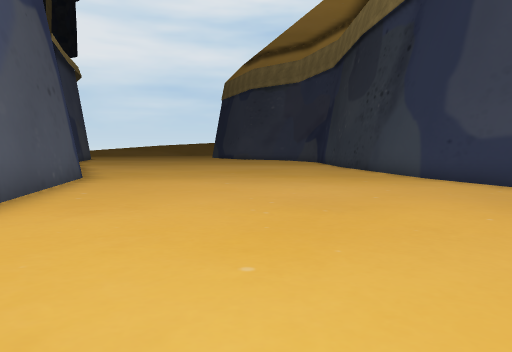
[1] (above)

19 first-person views from a walk through a 3-D level made in the Unity game engine. The camera is 1.5 m above the floor, tilts 4° down and sees 70° across. The floor is counted in squares, 2 m on a side. Each view is taken from the middle of a square. On the plan, view 1 faces up. The plan holds only what a view shows up to about 11 squares ahead; the rest is blank. The place goes on beyond the plan. The player is left out. Some animated figures are left out. Some surface patterns are stand-ins.

[2]
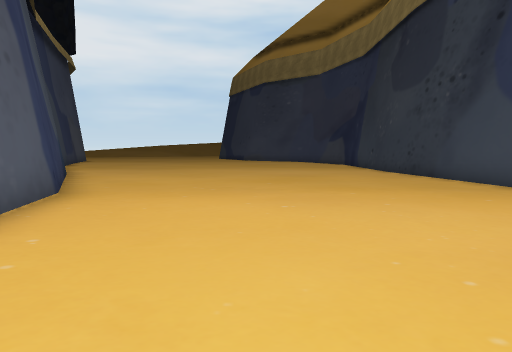

[3]
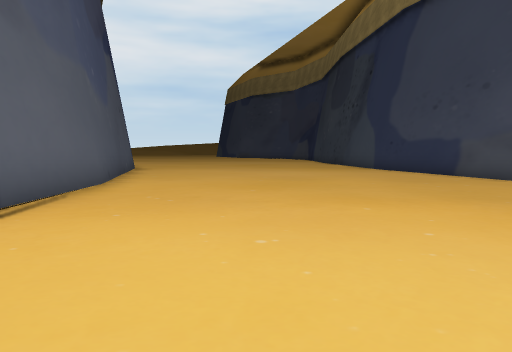

[4]
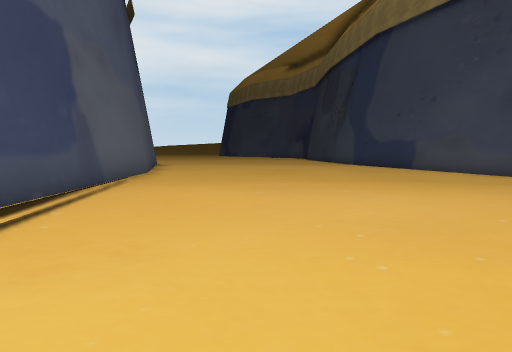

[5]
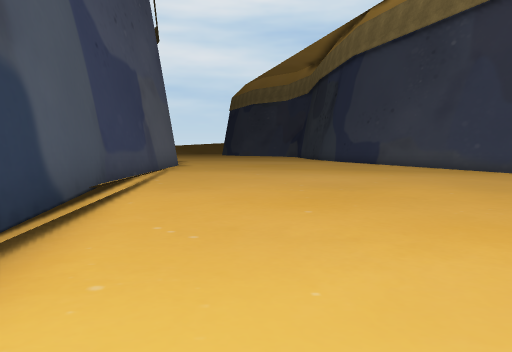

[6]
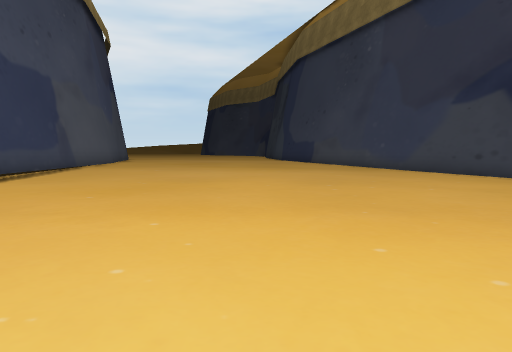

[7]
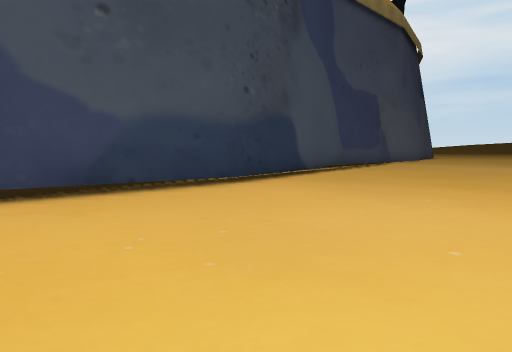

[8]
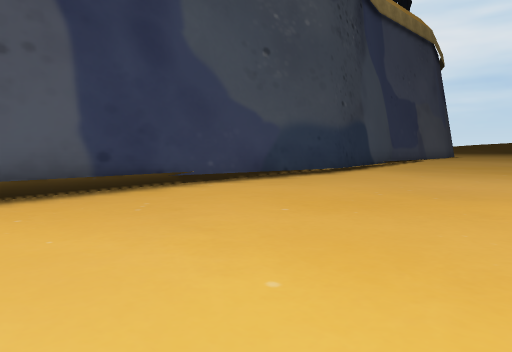

[9]
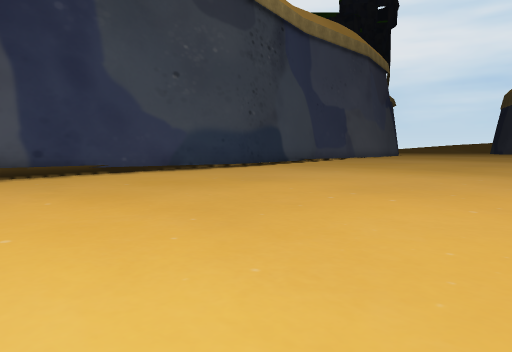

[10]
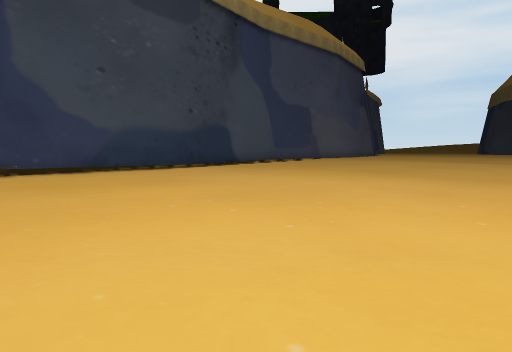

[11]
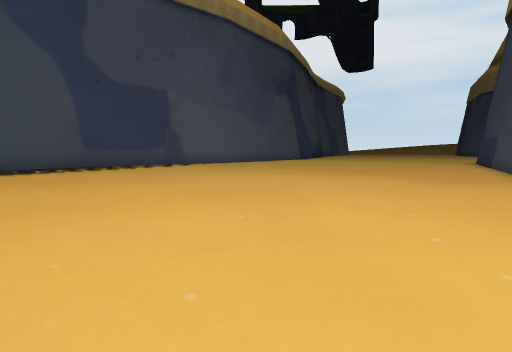

[12]
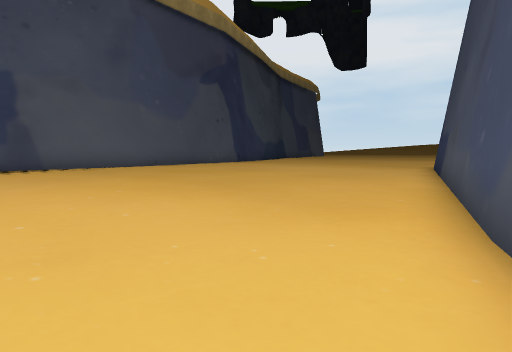

[13]
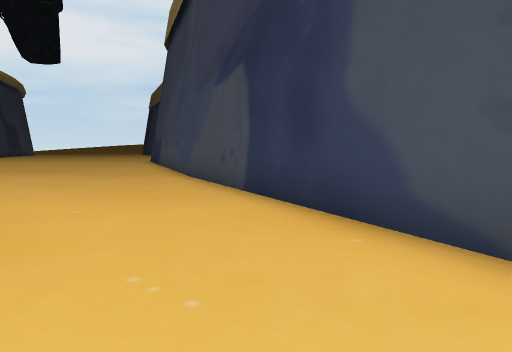

[14]
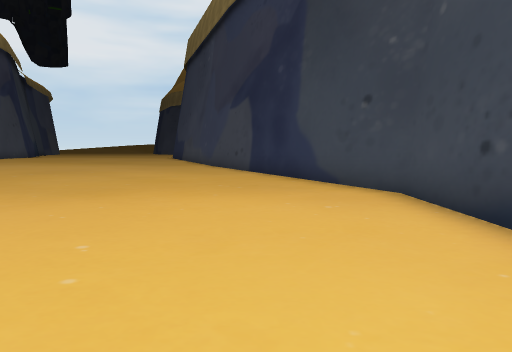

[15]
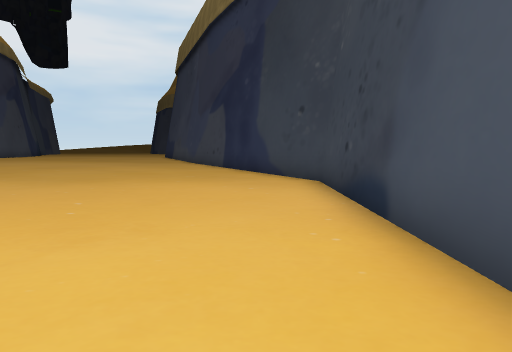

[16]
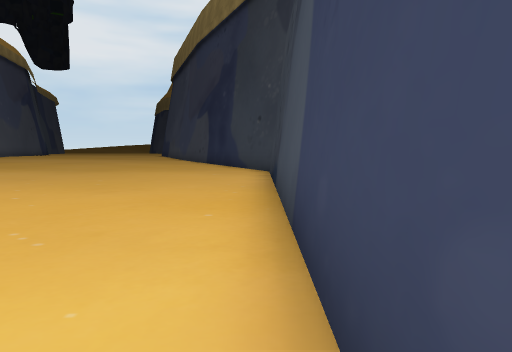

[17]
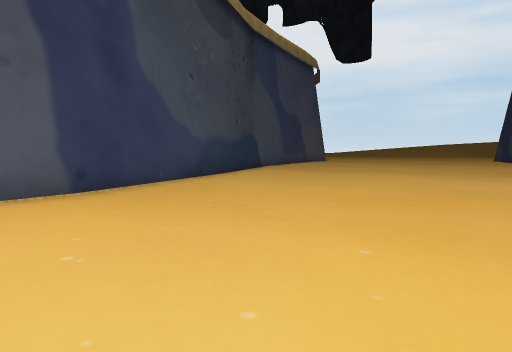

[18]
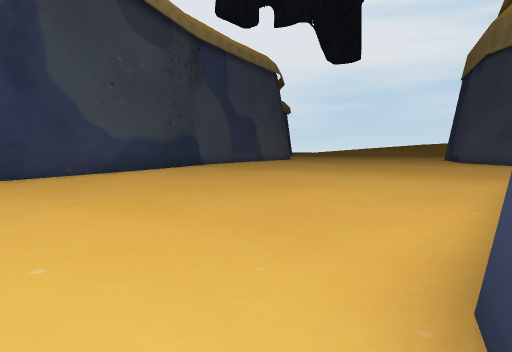

[19]
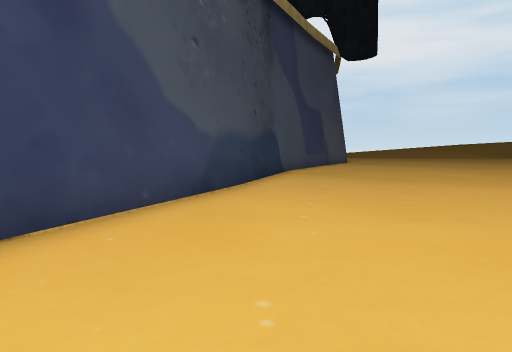

### Floor plan
Key: @ floor where view 1 was taken; # wall or solid block; . main floor; - floor 0.25 m lower than the main floor; _ floor 0.5 m lower than the main floor; / step, stairs or slope.
Columns run from 8 left of view 1 to 13 right of it. Each row starts with its distance up from view 1.
 15 #...........
 14 ##..........##
 13  #...........#
 12  ##..........#
 11   #..........#
 10   ##.........#
  9    #.........##
  8    ##.........#
  7     #.........#
  6     #.........##
  5     #..........#
  4     #..........##
  3     ##.........-#
  2      #........--#
  1      #........--##
  0      #..@.....---#
 -1      #.......----##
 -2      #.......-----#
 -3      #......------##
 -4      #/....--------#
 -5      #/..----------##
 -6      ##.------------#
 -7       #-------------#
 -8       #-------------_#
 -9       #------------__#
-10       #-----------___#
-11       #---------_____#
-12       #--------______#
-13       #-------_______#
-14      ##-----_________#
-15      #/---___________#
-16      #/---___________#
-17      #/_-____________#
-18      ##__________  __#
-19          ________   _

Positions as (right, up) in squares from view 1, and headings:
1: (0, 0), facing up
2: (-1, 3), facing up
3: (0, -4), facing up
4: (0, -7), facing up
5: (0, -11), facing up
6: (3, -12), facing up
7: (4, -15), facing up-left
8: (4, -19), facing up-left
9: (8, -19), facing up-left
10: (9, -17), facing up-left
11: (9, -8), facing up-left
12: (9, -3), facing up-left
13: (10, -9), facing up
14: (10, -14), facing up
15: (11, -16), facing up
16: (12, -19), facing up
17: (2, 7), facing up-left
18: (5, 8), facing up-left
19: (-1, 9), facing up-left
